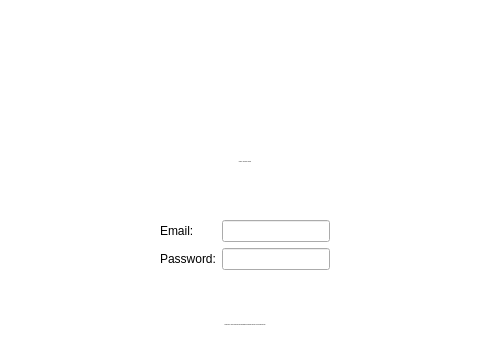
     <widget class="QWidget" name="pLogin">
      <property name="styleSheet">
       <string notr="true">background: transparent;</string>
      </property>
      <layout class="QVBoxLayout" name="verticalLayout_4">
       <property name="spacing">
        <number>5</number>
       </property>
       <property name="leftMargin">
        <number>20</number>
       </property>
       <property name="topMargin">
        <number>25</number>
       </property>
       <property name="rightMargin">
        <number>20</number>
       </property>
       <item>
        <widget class="QToolButton" name="toolButton">
         <property name="sizePolicy">
          <sizepolicy hsizetype="Minimum" vsizetype="Fixed">
           <horstretch>0</horstretch>
           <verstretch>0</verstretch>
          </sizepolicy>
         </property>
         <property name="focusPolicy">
          <enum>Qt::NoFocus</enum>
         </property>
         <property name="styleSheet">
          <string notr="true">border: none;
</string>
         </property>
         <property name="text">
          <string/>
         </property>
         <property name="icon">
          <iconset resource="../Resources_macx.qrc">
           <normaloff>:/images/app_128.png</normaloff>:/images/app_128.png</iconset>
         </property>
         <property name="iconSize">
          <size>
           <width>128</width>
           <height>128</height>
          </size>
         </property>
        </widget>
       </item>
       <item>
        <widget class="QLabel" name="lLogin">
         <property name="font">
          <font>
           <pointsize>-1</pointsize>
           <weight>50</weight>
           <italic>false</italic>
           <bold>false</bold>
          </font>
         </property>
         <property name="styleSheet">
          <string notr="true"/>
         </property>
         <property name="text">
          <string>Login to your MEGA account</string>
         </property>
         <property name="alignment">
          <set>Qt::AlignCenter</set>
         </property>
        </widget>
       </item>
       <item>
        <spacer name="verticalSpacer_3">
         <property name="orientation">
          <enum>Qt::Vertical</enum>
         </property>
         <property name="sizeHint" stdset="0">
          <size>
           <width>20</width>
           <height>40</height>
          </size>
         </property>
        </spacer>
       </item>
       <item>
        <widget class="QWidget" name="wLoginForm" native="true">
         <property name="styleSheet">
          <string notr="true"/>
         </property>
         <layout class="QFormLayout" name="formLayout">
          <property name="fieldGrowthPolicy">
           <enum>QFormLayout::AllNonFixedFieldsGrow</enum>
          </property>
          <property name="labelAlignment">
           <set>Qt::AlignLeading|Qt::AlignLeft|Qt::AlignVCenter</set>
          </property>
          <property name="leftMargin">
           <number>140</number>
          </property>
          <property name="topMargin">
           <number>12</number>
          </property>
          <property name="rightMargin">
           <number>140</number>
          </property>
          <item row="1" column="0">
           <widget class="QLabel" name="lLoginEmail">
            <property name="text">
             <string>Email:</string>
            </property>
           </widget>
          </item>
          <item row="1" column="1">
           <widget class="QLineEdit" name="eLoginEmail">
            <property name="styleSheet">
             <string notr="true">background: none;</string>
            </property>
           </widget>
          </item>
          <item row="2" column="0">
           <widget class="QLabel" name="lLoginPassword">
            <property name="text">
             <string>Password:</string>
            </property>
           </widget>
          </item>
          <item row="2" column="1">
           <widget class="QLineEdit" name="eLoginPassword">
            <property name="styleSheet">
             <string notr="true">background: none;</string>
            </property>
            <property name="echoMode">
             <enum>QLineEdit::Password</enum>
            </property>
           </widget>
          </item>
         </layout>
        </widget>
       </item>
       <item>
        <spacer name="vsLogin">
         <property name="orientation">
          <enum>Qt::Vertical</enum>
         </property>
         <property name="sizeHint" stdset="0">
          <size>
           <width>20</width>
           <height>40</height>
          </size>
         </property>
        </spacer>
       </item>
       <item>
        <widget class="QLabel" name="lVerify">
         <property name="font">
          <font>
           <pointsize>-1</pointsize>
          </font>
         </property>
         <property name="text">
          <string>Please verify your account using the confirmation link that we have sent to your email account</string>
         </property>
         <property name="alignment">
          <set>Qt::AlignCenter</set>
         </property>
         <property name="wordWrap">
          <bool>true</bool>
         </property>
        </widget>
       </item>
      </layout>
     </widget>
